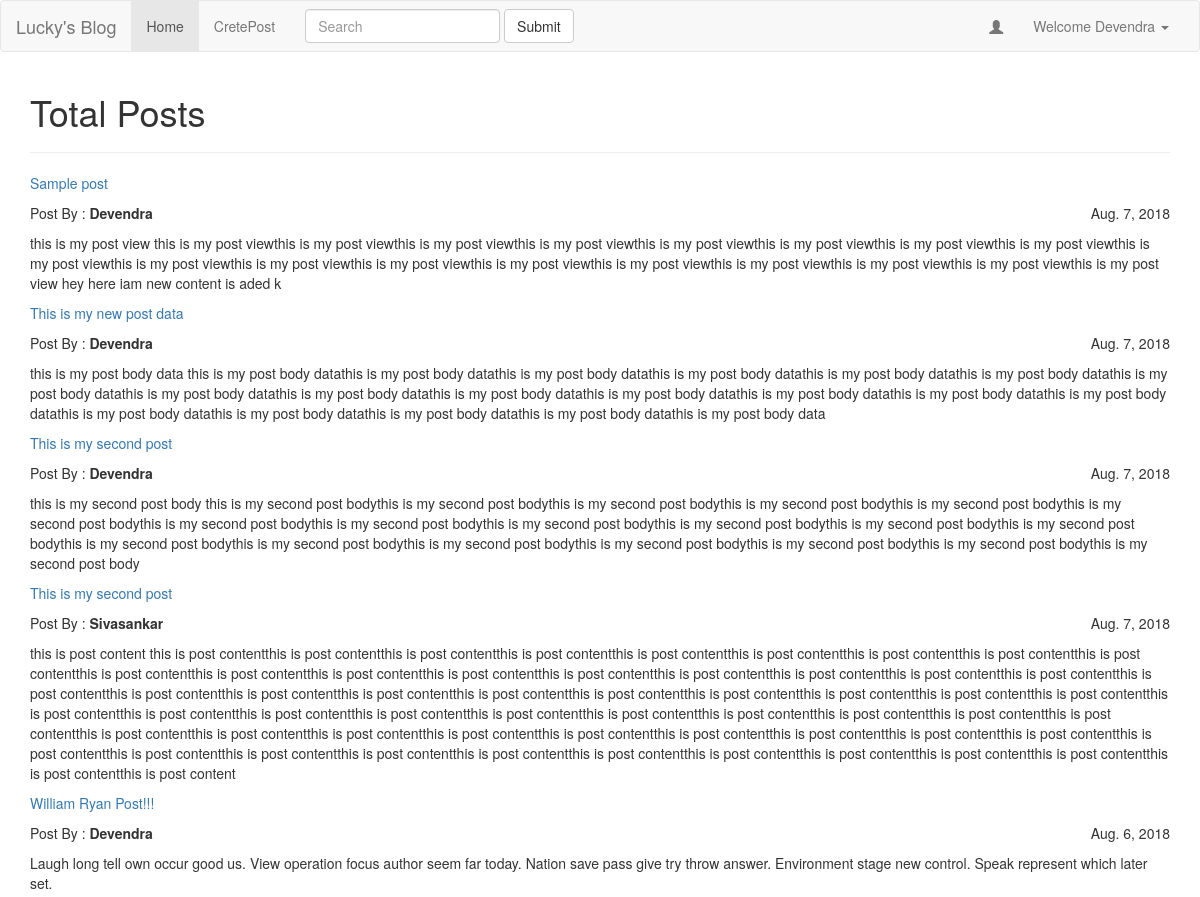
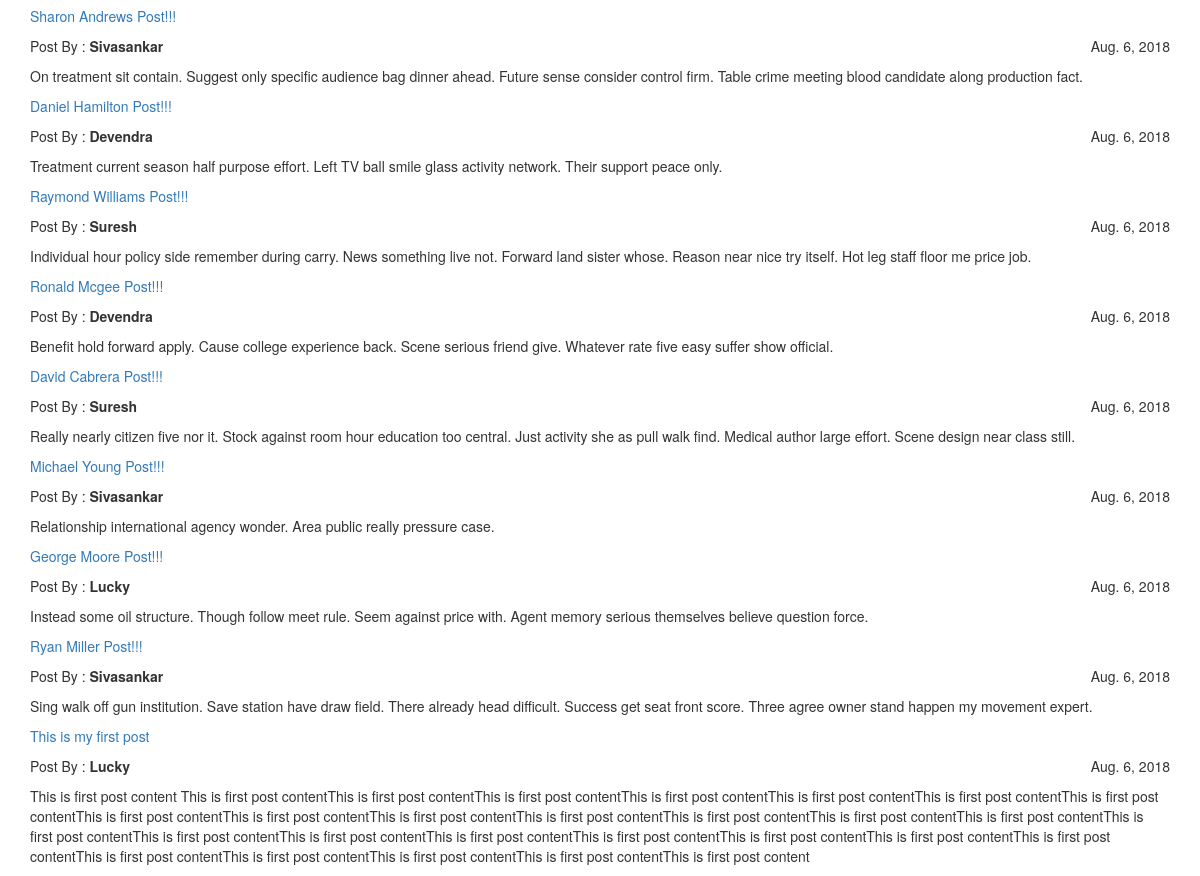
/blog/posts (signed in), run on the app's committed database (2 pictures, top to bottom).
### blog/models.py (models this page shows, shortened)
class Post(models.Model):
    title        =  models.CharField(max_length=256)
    authour      =  models.ForeignKey(User,on_delete=models.CASCADE)
    likes        =  models.ManyToManyField(User,related_name = "likes",blank=True)
    content      =  models.TextField()
    created      =  models.DateField(auto_now_add=True)
    updated      =  models.DateField(auto_now=True)
    status       =  models.CharField(max_length=10,choices=STATUS_CHOICE,default='draft')
    def get_absolute_url(self):
        return reverse('details',kwargs={'id':self.pk})

### blog/views.py (the view)
def Post_List_View(request):
	posts = Post.objects.all().order_by('-id')
	context ={
		'posts' : posts
	}
	return render(request,'blog/post_list.html',context)

### templates/blog/post_list.html
{% extends 'blog/base.html' %}
{% block body %}
<div class="container">
	<h1>Total Posts</h1><hr>
	{% for post in posts %}
		<p>
			<a href="{{ post.get_absolute_url }}">{{ post.title|capfirst }}</a>
		</p>
		<p>
			Post By : <strong>{{ post.authour|capfirst }}</strong>
			<span style="float:right;">{{ post.created }}</span>
		</p>
		<p>{{ post.content }}</p>
	{% endfor %}
</div>
{% endblock%}

### templates/blog/base.html (shortened to what this page needs)
<!DOCTYPE html>
<html>
<head>
</head>
<body>
<nav class="navbar navbar-default">
  <div class="container-fluid">
    <div class="navbar-header">
      <a class="navbar-brand" href="#">Lucky's Blog</a>
    </div>
    <div class="collapse navbar-collapse" id="bs-example-navbar-collapse-1">
      <ul class="nav navbar-nav">
        <li class="active"><a href="{% url 'posts'%}">Home <span class="sr-only">(current)</span></a></li>
        <li><a href="{% url 'Create' %}">CretePost</a></li>
      </ul>
      <form class="navbar-form navbar-left">
        <div class="form-group">
          <input type="text" class="form-control" placeholder="Search">
        </div>
        <button type="submit" class="btn btn-default">Submit</button>
      </form>
      {% if user.is_authenticated %}
      <ul class="nav navbar-nav navbar-right">
        <li><a class="glyphicon glyphicon-user"></a></li>
        <li class="dropdown">
          <a href="#" class="dropdown-toggle" data-toggle="dropdown" role="button" aria-haspopup="true" aria-expanded="false">Welcome {{request.user.username|capfirst}} <span class="caret"></span></a>
        </li>
      </ul>
     {% else %}
	 <ul class="nav navbar-nav navbar-right">
	    <li><a href="#">Register</a></li>
	    <li><a href="{% url 'login' %}">Login</a></li>
	 </ul>
     {% endif %}
    </div>
  </div>
</nav>
{% block body %}
{% endblock %}
<link rel="stylesheet" href="https://maxcdn.bootstrapcdn.com/bootstrap/3.3.7/css/bootstrap.min.css">
</body>
</html>

### data on the page
Post: title "Sample post", authour "Devendra", created "Aug. 7, 2018", content "this is my post view this is my post viewthis is my post viewthis is my post viewthis is my post viewthis is my post viewthis is my post viewthis is my post viewthis is my post viewthis is my post viewthis is my post viewthis is my post viewthis is my post viewthis is my post viewthis is my post viewthis is my post viewthis is my post viewthis is my post viewthis is my post view hey here iam new content is aded k"
Post: title "This is my new post data", authour "Devendra", created "Aug. 7, 2018", content "this is my post body data this is my post body datathis is my post body datathis is my post body datathis is my post body datathis is my post body datathis is my post body datathis is my post body datathis is my post body datathis is my post body datathis is my post body datathis is my post body datathis is my post body datathis is my post body datathis is my post body datathis is my post body datathis is my post body datathis is my post body datathis is my post body datathis is my post body data"
Post: title "This is my second post", authour "Devendra", created "Aug. 7, 2018", content "this is my second post body this is my second post bodythis is my second post bodythis is my second post bodythis is my second post bodythis is my second post bodythis is my second post bodythis is my second post bodythis is my second post bodythis is my second post bodythis is my second post bodythis is my second post bodythis is my second post bodythis is my second post bodythis is my second post bodythis is my second post bodythis is my second post bodythis is my second post bodythis is my second post bodythis is my second post body"
Post: title "This is my second post", authour "Sivasankar", created "Aug. 7, 2018", content "this is post content this is post contentthis is post contentthis is post contentthis is post contentthis is post contentthis is post contentthis is post contentthis is post contentthis is post contentthis is post contentthis is post contentthis is post contentthis is post contentthis is post contentthis is post contentthis is post contentthis is post contentthis is post contentthis is post contentthis is post contentthis is post contentthis is post contentthis is post contentthis is post contentthis is post contentthis is post contentthis is post contentthis is post contentthis is post contentthis is post contentthis is post contentthis is post contentthis is post contentthis is post…"
Post: title "William Ryan Post!!!", authour "Devendra", created "Aug. 6, 2018", content "Laugh long tell own occur good us. View operation focus author seem far today. Nation save pass give try throw answer. Environment stage new control. Speak represent which later set."
Post: title "Sharon Andrews Post!!!", authour "Sivasankar", created "Aug. 6, 2018", content "On treatment sit contain. Suggest only specific audience bag dinner ahead. Future sense consider control firm. Table crime meeting blood candidate along production fact."
Post: title "Daniel Hamilton Post!!!", authour "Devendra", created "Aug. 6, 2018", content "Treatment current season half purpose effort. Left TV ball smile glass activity network. Their support peace only."
Post: title "Raymond Williams Post!!!", authour "Suresh", created "Aug. 6, 2018", content "Individual hour policy side remember during carry. News something live not. Forward land sister whose. Reason near nice try itself. Hot leg staff floor me price job."
Post: title "Ronald Mcgee Post!!!", authour "Devendra", created "Aug. 6, 2018", content "Benefit hold forward apply. Cause college experience back. Scene serious friend give. Whatever rate five easy suffer show official."
Post: title "David Cabrera Post!!!", authour "Suresh", created "Aug. 6, 2018", content "Really nearly citizen five nor it. Stock against room hour education too central. Just activity she as pull walk find. Medical author large effort. Scene design near class still."
Post: title "Michael Young Post!!!", authour "Sivasankar", created "Aug. 6, 2018", content "Relationship international agency wonder. Area public really pressure case."
Post: title "George Moore Post!!!", authour "Lucky", created "Aug. 6, 2018", content "Instead some oil structure. Though follow meet rule. Seem against price with. Agent memory serious themselves believe question force."
Post: title "Ryan Miller Post!!!", authour "Sivasankar", created "Aug. 6, 2018", content "Sing walk off gun institution. Save station have draw field. There already head difficult. Success get seat front score. Three agree owner stand happen my movement expert."
Post: title "This is my first post", authour "Lucky", created "Aug. 6, 2018", content "This is first post content This is first post contentThis is first post contentThis is first post contentThis is first post contentThis is first post contentThis is first post contentThis is first post contentThis is first post contentThis is first post contentThis is first post contentThis is first post contentThis is first post contentThis is first post contentThis is first post contentThis is first post contentThis is first post contentThis is first post contentThis is first post contentThis is first post contentThis is first post contentThis is first post contentThis is first post contentThis is first post contentThis is first post contentThis is first post contentThis is first post…"

### other printed values
{{ request.user.username|capfirst }} "Devendra"
